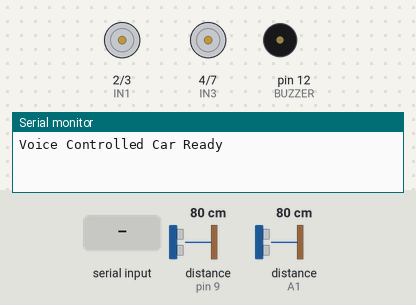
Bench run of a sketch on a simulated Arduino Uno, built with avr-gcc and run on an emulated ATmega328P. On the bench: motor-driver pin pairs drawn as motors (green arrow = first pin HIGH = forward, orange = second pin HIGH = backward, longer = more drive, scaled by the enable pin), buzzer (waves = sounding, pin HIGH), the last lines printed to the serial monitor. The test bench sets the inputs (shaded band); at power-on: distance to the obstacle (sensors on pin 9, A1) 80 cm. The echo pulse lasts 58.3 µs per cm; pins used as bus, display or sensor lines are not drawn.

Above: at 1.2 s.
1.3 s: "F" received over the second serial link
At 2.4 s:
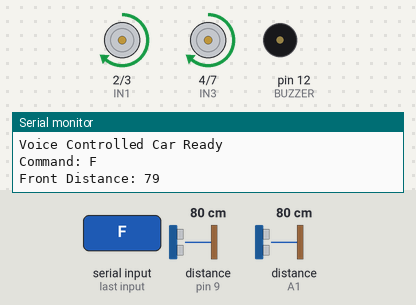
2.8 s: "B" received over the second serial link
At 3.5 s:
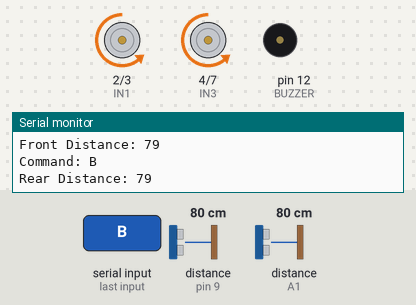
4.3 s: "L" received over the second serial link
At 5.5 s:
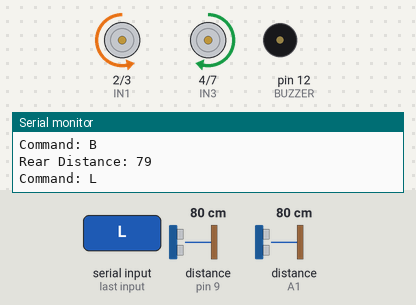
5.8 s: "R" received over the second serial link
At 6.8 s:
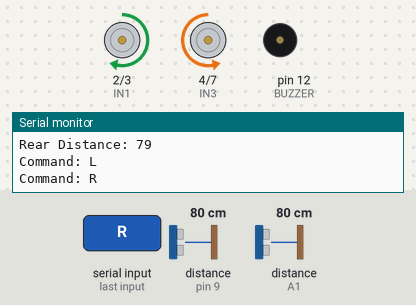
Timing chart, 0 to 8.3 s (numbered marks = the images above; inputs shaded):
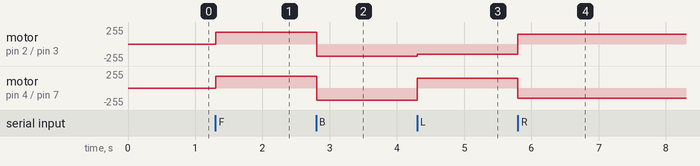

The sketch:

code.ino
```cpp
#include <SoftwareSerial.h>

// ================= BLUETOOTH =================
SoftwareSerial BT(10, 11);   // RX, TX

// ================= MOTOR DRIVER =================
#define ENA 5
#define IN1 2
#define IN2 3

#define IN3 4
#define IN4 7
#define ENB 6

// ================= ULTRASONIC =================
#define FRONT_TRIG 8
#define FRONT_ECHO 9

#define REAR_TRIG A0
#define REAR_ECHO A1

// ================= BUZZER =================
#define BUZZER 12

// ================= SETTINGS =================
int speedValue = 180;
int turnSpeed = 150;

int obstacleDistance = 20;

// =================================================
// SETUP
// =================================================
void setup()
{
  Serial.begin(9600);
  BT.begin(9600);

  pinMode(ENA, OUTPUT);
  pinMode(IN1, OUTPUT);
  pinMode(IN2, OUTPUT);

  pinMode(IN3, OUTPUT);
  pinMode(IN4, OUTPUT);
  pinMode(ENB, OUTPUT);

  pinMode(FRONT_TRIG, OUTPUT);
  pinMode(FRONT_ECHO, INPUT);

  pinMode(REAR_TRIG, OUTPUT);
  pinMode(REAR_ECHO, INPUT);

  pinMode(BUZZER, OUTPUT);

  stopCar();

  Serial.println("Voice Controlled Car Ready");
}

// =================================================
// MAIN LOOP
// =================================================
void loop()
{
  // Check Bluetooth command
  if (BT.available())
  {
    char command = BT.read();

    Serial.print("Command: ");
    Serial.println(command);

    // Convert lowercase to uppercase
    command = toupper(command);

    switch (command)
    {
      case 'F':
        moveForward();
        break;

      case 'B':
        moveBackward();
        break;

      case 'L':
        turnLeft();
        break;

      case 'R':
        turnRight();
        break;

      case 'S':
        stopCar();
        break;

      default:
        break;
    }
  }
}

// =================================================
// ULTRASONIC DISTANCE
// =================================================
long getDistance(int trigPin, int echoPin)
{
  digitalWrite(trigPin, LOW);
  delayMicroseconds(2);

  digitalWrite(trigPin, HIGH);
  delayMicroseconds(10);

  digitalWrite(trigPin, LOW);

  long duration = pulseIn(echoPin, HIGH, 30000);

  if (duration == 0)
    return 999;

  long distance = duration * 0.034 / 2;

  return distance;
}

// =================================================
// FORWARD
// =================================================
void moveForward()
{
  long distance = getDistance(FRONT_TRIG, FRONT_ECHO);

  Serial.print("Front Distance: ");
  Serial.println(distance);

  if (distance <= obstacleDistance)
  {
    stopCar();

    digitalWrite(BUZZER, HIGH);
    delay(200);
    digitalWrite(BUZZER, LOW);

    Serial.println("Obstacle detected!");
    return;
  }

  digitalWrite(IN1, HIGH);
  digitalWrite(IN2, LOW);

  digitalWrite(IN3, HIGH);
  digitalWrite(IN4, LOW);

  analogWrite(ENA, speedValue);
  analogWrite(ENB, speedValue);
}

// =================================================
// BACKWARD
// =================================================
void moveBackward()
{
  long distance = getDistance(REAR_TRIG, REAR_ECHO);

  Serial.print("Rear Distance: ");
  Serial.println(distance);

  if (distance <= obstacleDistance)
  {
    stopCar();

    digitalWrite(BUZZER, HIGH);
    delay(200);
    digitalWrite(BUZZER, LOW);

    Serial.println("Rear obstacle detected!");
    return;
  }

  digitalWrite(IN1, LOW);
  digitalWrite(IN2, HIGH);

  digitalWrite(IN3, LOW);
  digitalWrite(IN4, HIGH);

  analogWrite(ENA, speedValue);
  analogWrite(ENB, speedValue);
}

// =================================================
// LEFT
// =================================================
void turnLeft()
{
  digitalWrite(IN1, LOW);
  digitalWrite(IN2, HIGH);

  digitalWrite(IN3, HIGH);
  digitalWrite(IN4, LOW);

  analogWrite(ENA, turnSpeed);
  analogWrite(ENB, turnSpeed);
}

// =================================================
// RIGHT
// =================================================
void turnRight()
{
  digitalWrite(IN1, HIGH);
  digitalWrite(IN2, LOW);

  digitalWrite(IN3, LOW);
  digitalWrite(IN4, HIGH);

  analogWrite(ENA, turnSpeed);
  analogWrite(ENB, turnSpeed);
}

// =================================================
// STOP
// =================================================
void stopCar()
{
  digitalWrite(IN1, LOW);
  digitalWrite(IN2, LOW);

  digitalWrite(IN3, LOW);
  digitalWrite(IN4, LOW);

  analogWrite(ENA, 0);
  analogWrite(ENB, 0);
}
```

Measured:
- after the input at 1.3 s, motor on pin 2 (IN1) / pin 3 (IN2), motor on pin 4 (IN3) / pin 7 (IN4): stopped → forward 180/255 at once
- after the input at 2.8 s, motor on pin 2 (IN1) / pin 3 (IN2), motor on pin 4 (IN3) / pin 7 (IN4): forward 180/255 → backward 180/255 at once
- after the input at 4.3 s, motor on pin 2 (IN1) / pin 3 (IN2): backward 180/255 → backward 150/255 at once; motor on pin 4 (IN3) / pin 7 (IN4): backward 180/255 → forward 150/255 at once
- after the input at 5.8 s, motor on pin 2 (IN1) / pin 3 (IN2): backward 150/255 → forward 150/255 at once; motor on pin 4 (IN3) / pin 7 (IN4): forward 150/255 → backward 150/255 at once
